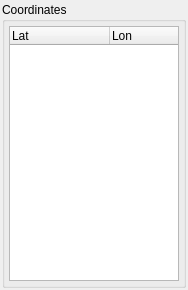
<ui version="4.0" >
 <class>MoveVertexWidget</class>
 <widget class="QWidget" name="MoveVertexWidget" >
  <property name="geometry" >
   <rect>
    <x>0</x>
    <y>0</y>
    <width>188</width>
    <height>290</height>
   </rect>
  </property>
  <property name="windowTitle" >
   <string>Form</string>
  </property>
  <layout class="QVBoxLayout" >
   <property name="spacing" >
    <number>4</number>
   </property>
   <property name="margin" >
    <number>2</number>
   </property>
   <item>
    <widget class="QGroupBox" name="groupbox_coordinates" >
     <property name="title" >
      <string>Coordinates</string>
     </property>
     <property name="flat" >
      <bool>true</bool>
     </property>
     <layout class="QVBoxLayout" >
      <property name="margin" >
       <number>4</number>
      </property>
      <item>
       <widget class="QTreeWidget" name="treewidget_coordinates" >
        <property name="horizontalScrollBarPolicy" >
         <enum>Qt::ScrollBarAlwaysOff</enum>
        </property>
        <property name="alternatingRowColors" >
         <bool>true</bool>
        </property>
        <property name="indentation" >
         <number>0</number>
        </property>
        <property name="rootIsDecorated" >
         <bool>false</bool>
        </property>
        <property name="itemsExpandable" >
         <bool>false</bool>
        </property>
        <column>
         <property name="text" >
          <string>Lat</string>
         </property>
        </column>
        <column>
         <property name="text" >
          <string>Lon</string>
         </property>
        </column>
       </widget>
      </item>
     </layout>
    </widget>
   </item>
  </layout>
 </widget>
 <resources/>
 <connections/>
</ui>
